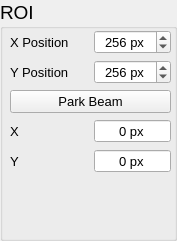
   <widget class="QGroupBox" name="groupBox_10">
    <property name="geometry">
     <rect>
      <x>610</x>
      <y>185</y>
      <width>177</width>
      <height>241</height>
     </rect>
    </property>
    <property name="font">
     <font>
      <pointsize>14</pointsize>
     </font>
    </property>
    <property name="title">
     <string>ROI</string>
    </property>
    <widget class="QWidget" name="verticalLayoutWidget">
     <property name="geometry">
      <rect>
       <x>10</x>
       <y>30</y>
       <width>161</width>
       <height>189</height>
      </rect>
     </property>
     <layout class="QVBoxLayout" name="verticalLayout_7">
      <item>
       <layout class="QGridLayout" name="gridLayout_5">
        <item row="1" column="1">
         <widget class="QSpinBox" name="spinBox_yPosBeamPark">
          <property name="font">
           <font>
            <pointsize>10</pointsize>
           </font>
          </property>
          <property name="alignment">
           <set>Qt::AlignCenter</set>
          </property>
          <property name="suffix">
           <string> px</string>
          </property>
          <property name="maximum">
           <number>2048</number>
          </property>
          <property name="value">
           <number>256</number>
          </property>
         </widget>
        </item>
        <item row="0" column="0">
         <widget class="QLabel" name="label_29">
          <property name="font">
           <font>
            <pointsize>10</pointsize>
           </font>
          </property>
          <property name="text">
           <string>X Position</string>
          </property>
         </widget>
        </item>
        <item row="1" column="0">
         <widget class="QLabel" name="label_30">
          <property name="font">
           <font>
            <pointsize>10</pointsize>
           </font>
          </property>
          <property name="text">
           <string>Y Position</string>
          </property>
         </widget>
        </item>
        <item row="0" column="1">
         <widget class="QSpinBox" name="spinBox_xPosBeamPark">
          <property name="font">
           <font>
            <pointsize>10</pointsize>
           </font>
          </property>
          <property name="alignment">
           <set>Qt::AlignCenter</set>
          </property>
          <property name="suffix">
           <string> px</string>
          </property>
          <property name="maximum">
           <number>2048</number>
          </property>
          <property name="value">
           <number>256</number>
          </property>
         </widget>
        </item>
       </layout>
      </item>
      <item>
       <widget class="QPushButton" name="pushButton_parkBeam">
        <property name="sizePolicy">
         <sizepolicy hsizetype="Preferred" vsizetype="Preferred">
          <horstretch>0</horstretch>
          <verstretch>0</verstretch>
         </sizepolicy>
        </property>
        <property name="font">
         <font>
          <pointsize>10</pointsize>
         </font>
        </property>
        <property name="text">
         <string>Park Beam</string>
        </property>
       </widget>
      </item>
      <item>
       <layout class="QGridLayout" name="gridLayout_9">
        <item row="1" column="1">
         <widget class="QSpinBox" name="spinBox">
          <property name="font">
           <font>
            <pointsize>10</pointsize>
           </font>
          </property>
          <property name="alignment">
           <set>Qt::AlignCenter</set>
          </property>
          <property name="buttonSymbols">
           <enum>QAbstractSpinBox::NoButtons</enum>
          </property>
          <property name="suffix">
           <string> px</string>
          </property>
          <property name="maximum">
           <number>2048</number>
          </property>
         </widget>
        </item>
        <item row="0" column="0">
         <widget class="QLabel" name="label_61">
          <property name="font">
           <font>
            <pointsize>10</pointsize>
           </font>
          </property>
          <property name="text">
           <string>X</string>
          </property>
         </widget>
        </item>
        <item row="1" column="0">
         <widget class="QLabel" name="label_62">
          <property name="font">
           <font>
            <pointsize>10</pointsize>
           </font>
          </property>
          <property name="text">
           <string>Y</string>
          </property>
         </widget>
        </item>
        <item row="0" column="1">
         <widget class="QSpinBox" name="spinBox_2">
          <property name="font">
           <font>
            <pointsize>10</pointsize>
           </font>
          </property>
          <property name="alignment">
           <set>Qt::AlignCenter</set>
          </property>
          <property name="buttonSymbols">
           <enum>QAbstractSpinBox::NoButtons</enum>
          </property>
          <property name="suffix">
           <string> px</string>
          </property>
          <property name="maximum">
           <number>2048</number>
          </property>
         </widget>
        </item>
       </layout>
      </item>
      <item>
       <spacer name="verticalSpacer_4">
        <property name="orientation">
         <enum>Qt::Vertical</enum>
        </property>
        <property name="sizeHint" stdset="0">
         <size>
          <width>20</width>
          <height>40</height>
         </size>
        </property>
       </spacer>
      </item>
     </layout>
    </widget>
   </widget>
